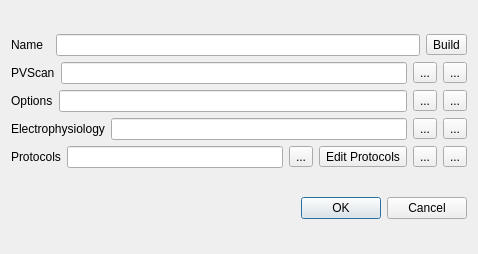
<?xml version="1.0" encoding="UTF-8"?>
<ui version="4.0">
 <class>Dialog</class>
 <widget class="QDialog" name="Dialog">
  <property name="geometry">
   <rect>
    <x>0</x>
    <y>0</y>
    <width>478</width>
    <height>254</height>
   </rect>
  </property>
  <property name="windowTitle">
   <string>Import PrairieView</string>
  </property>
  <layout class="QGridLayout" name="gridLayout_2">
   <item row="0" column="0">
    <layout class="QGridLayout" name="gridLayout">
     <item row="0" column="0">
      <layout class="QHBoxLayout" name="horizontalLayout">
       <item>
        <widget class="QLabel" name="label_5">
         <property name="text">
          <string>Name  </string>
         </property>
        </widget>
       </item>
       <item>
        <widget class="QLineEdit" name="dataNameLineEdit"/>
       </item>
       <item>
        <widget class="QToolButton" name="buildScandataToolButton">
         <property name="toolTip">
          <string>Build Scandata</string>
         </property>
         <property name="statusTip">
          <string>Build Scandata</string>
         </property>
         <property name="whatsThis">
          <string>Build Scandata</string>
         </property>
         <property name="text">
          <string>Build</string>
         </property>
         <property name="icon">
          <iconset theme="run-build">
           <normaloff>.</normaloff>.</iconset>
         </property>
        </widget>
       </item>
      </layout>
     </item>
     <item row="1" column="0">
      <layout class="QHBoxLayout" name="horizontalLayout_2">
       <item>
        <widget class="QLabel" name="label">
         <property name="text">
          <string>PVScan</string>
         </property>
        </widget>
       </item>
       <item>
        <widget class="QLineEdit" name="pvScanFileNameLineEdit">
         <property name="sizePolicy">
          <sizepolicy hsizetype="Expanding" vsizetype="Fixed">
           <horstretch>1</horstretch>
           <verstretch>0</verstretch>
          </sizepolicy>
         </property>
         <property name="toolTip">
          <string>PV Scan XML file name</string>
         </property>
         <property name="statusTip">
          <string>PV Scan XML file name</string>
         </property>
         <property name="whatsThis">
          <string>&lt;html&gt;&lt;head/&gt;&lt;body&gt;&lt;p&gt;XML file output by PrairieView, which contains PVScan information&lt;/p&gt;&lt;/body&gt;&lt;/html&gt;</string>
         </property>
         <property name="clearButtonEnabled">
          <bool>true</bool>
         </property>
        </widget>
       </item>
       <item>
        <widget class="QToolButton" name="pvScanFileChooserToolButton">
         <property name="toolTip">
          <string>Open PrairieView Scan file</string>
         </property>
         <property name="statusTip">
          <string>Open PrairieView Scan file</string>
         </property>
         <property name="whatsThis">
          <string>Open PrairieView Scan file</string>
         </property>
         <property name="text">
          <string>...</string>
         </property>
         <property name="icon">
          <iconset theme="document-open">
           <normaloff>.</normaloff>.</iconset>
         </property>
        </widget>
       </item>
       <item>
        <widget class="QToolButton" name="pvScanImportFromWorkspaceToolButton">
         <property name="toolTip">
          <string>Import PrairieView Scan object</string>
         </property>
         <property name="statusTip">
          <string>Import PrairieView Scan object</string>
         </property>
         <property name="whatsThis">
          <string>&lt;html&gt;&lt;head/&gt;&lt;body&gt;&lt;p align=&quot;justify&quot;&gt;Import PVScan object from  workspace, or create and import a PVScan  from an appropriate XML DOM document in the workspace,&lt;/p&gt;&lt;/body&gt;&lt;/html&gt;</string>
         </property>
         <property name="text">
          <string>...</string>
         </property>
         <property name="icon">
          <iconset theme="document-import">
           <normaloff>.</normaloff>.</iconset>
         </property>
        </widget>
       </item>
      </layout>
     </item>
     <item row="2" column="0">
      <layout class="QHBoxLayout" name="horizontalLayout_3">
       <item>
        <widget class="QLabel" name="label_2">
         <property name="text">
          <string>Options</string>
         </property>
        </widget>
       </item>
       <item>
        <widget class="QLineEdit" name="optionsFileNameLineEdit">
         <property name="sizePolicy">
          <sizepolicy hsizetype="Expanding" vsizetype="Fixed">
           <horstretch>1</horstretch>
           <verstretch>0</verstretch>
          </sizepolicy>
         </property>
         <property name="toolTip">
          <string>Options file name</string>
         </property>
         <property name="statusTip">
          <string>Options file name</string>
         </property>
         <property name="whatsThis">
          <string>&lt;html&gt;&lt;head/&gt;&lt;body&gt;&lt;p&gt;Pickle file with EPSCaT options&lt;/p&gt;&lt;/body&gt;&lt;/html&gt;</string>
         </property>
         <property name="clearButtonEnabled">
          <bool>true</bool>
         </property>
        </widget>
       </item>
       <item>
        <widget class="QToolButton" name="optionsFileChooserToolButton">
         <property name="toolTip">
          <string>Open options file</string>
         </property>
         <property name="statusTip">
          <string>Open options file</string>
         </property>
         <property name="whatsThis">
          <string>Open options file</string>
         </property>
         <property name="text">
          <string>...</string>
         </property>
         <property name="icon">
          <iconset theme="document-open">
           <normaloff>.</normaloff>.</iconset>
         </property>
        </widget>
       </item>
       <item>
        <widget class="QToolButton" name="optionsImportToolButton">
         <property name="toolTip">
          <string>Import options</string>
         </property>
         <property name="statusTip">
          <string>Import options</string>
         </property>
         <property name="whatsThis">
          <string>&lt;html&gt;&lt;head/&gt;&lt;body&gt;&lt;p&gt;Import EPSCaT Options from an object in the workspace, which  can be a dict, a DataBag, or another ScanData object.&lt;/p&gt;&lt;p&gt;&lt;br/&gt;&lt;/p&gt;&lt;/body&gt;&lt;/html&gt;</string>
         </property>
         <property name="text">
          <string>...</string>
         </property>
         <property name="icon">
          <iconset theme="document-import">
           <normaloff>.</normaloff>.</iconset>
         </property>
        </widget>
       </item>
      </layout>
     </item>
     <item row="3" column="0">
      <layout class="QHBoxLayout" name="horizontalLayout_4">
       <item>
        <widget class="QLabel" name="label_3">
         <property name="text">
          <string>Electrophysiology</string>
         </property>
         <property name="wordWrap">
          <bool>true</bool>
         </property>
        </widget>
       </item>
       <item>
        <widget class="QLineEdit" name="ephysFileNameLineEdit">
         <property name="sizePolicy">
          <sizepolicy hsizetype="Expanding" vsizetype="Fixed">
           <horstretch>1</horstretch>
           <verstretch>0</verstretch>
          </sizepolicy>
         </property>
         <property name="toolTip">
          <string>Electrophysiology file name(s) separated by OS-specific path separator (':' on Linux and MacOS, ';' on Windows)</string>
         </property>
         <property name="statusTip">
          <string>Electrophysiology file name(s) separated by OS-specific path separator (':' on Linux and MacOS, ';' on Windows)</string>
         </property>
         <property name="whatsThis">
          <string>&lt;html&gt;&lt;head/&gt;&lt;body&gt;&lt;p&gt;Names of electrophysiolopgy file(s). These can be axon binary files, or a pickle file with the electrophysiology data.&lt;/p&gt;&lt;p&gt;These MUST be separated by the OS-specific path separator, for example&lt;/p&gt;&lt;p&gt; &amp;quot;:&amp;quot; on POSIX OSes such as, Linux, MacOS X&lt;/p&gt;&lt;p&gt;&amp;quot;;&amp;quot; on Windows&lt;/p&gt;&lt;/body&gt;&lt;/html&gt;</string>
         </property>
        </widget>
       </item>
       <item>
        <widget class="QToolButton" name="ephysFileChooserToolButton">
         <property name="toolTip">
          <string>Open electrophysiology file(s)</string>
         </property>
         <property name="statusTip">
          <string>Open electrophysiology file(s)</string>
         </property>
         <property name="whatsThis">
          <string>Open electrophysiology file(s)</string>
         </property>
         <property name="text">
          <string>...</string>
         </property>
         <property name="icon">
          <iconset theme="document-open">
           <normaloff>.</normaloff>.</iconset>
         </property>
        </widget>
       </item>
       <item>
        <widget class="QToolButton" name="ephysImportFromWorkspaceToolButon">
         <property name="toolTip">
          <string>Import electrophysiology</string>
         </property>
         <property name="statusTip">
          <string>Import electrophysiology</string>
         </property>
         <property name="whatsThis">
          <string>&lt;html&gt;&lt;head/&gt;&lt;body&gt;&lt;p&gt;Import electrophysiology from an workspace object: a neo.Block or ScanData.&lt;/p&gt;&lt;/body&gt;&lt;/html&gt;</string>
         </property>
         <property name="text">
          <string>...</string>
         </property>
         <property name="icon">
          <iconset theme="document-import">
           <normaloff>.</normaloff>.</iconset>
         </property>
        </widget>
       </item>
      </layout>
     </item>
     <item row="4" column="0">
      <layout class="QHBoxLayout" name="horizontalLayout_5">
       <item>
        <widget class="QLabel" name="label_4">
         <property name="text">
          <string>Protocols</string>
         </property>
        </widget>
       </item>
       <item>
        <widget class="QLineEdit" name="triggerProtocolFileNameLineEdit">
         <property name="sizePolicy">
          <sizepolicy hsizetype="Expanding" vsizetype="Fixed">
           <horstretch>1</horstretch>
           <verstretch>0</verstretch>
          </sizepolicy>
         </property>
         <property name="toolTip">
          <string>Trigger protocols file name</string>
         </property>
         <property name="statusTip">
          <string>Trigger protocols file name</string>
         </property>
         <property name="whatsThis">
          <string>&lt;html&gt;&lt;head/&gt;&lt;body&gt;&lt;p&gt;Pickle file containing trigger protocols.&lt;/p&gt;&lt;/body&gt;&lt;/html&gt;</string>
         </property>
        </widget>
       </item>
       <item>
        <widget class="QToolButton" name="detectTriggersToolButton">
         <property name="toolTip">
          <string>Detect triggers from electrophysiology</string>
         </property>
         <property name="statusTip">
          <string>Detect triggers from electrophysiology</string>
         </property>
         <property name="whatsThis">
          <string>Detect triggers from electrophysiology</string>
         </property>
         <property name="text">
          <string>...</string>
         </property>
         <property name="icon">
          <iconset theme="tools-wizard">
           <normaloff>.</normaloff>.</iconset>
         </property>
        </widget>
       </item>
       <item>
        <widget class="QToolButton" name="editTriggerProtocolsToolButton">
         <property name="toolTip">
          <string>Edit trigger protocols</string>
         </property>
         <property name="statusTip">
          <string>Edit trigger protocols</string>
         </property>
         <property name="whatsThis">
          <string>Edit trigger protocols</string>
         </property>
         <property name="text">
          <string>Edit Protocols</string>
         </property>
         <property name="icon">
          <iconset theme="document-edit"/>
         </property>
        </widget>
       </item>
       <item>
        <widget class="QToolButton" name="triggerProtocolFileChooserToolButton">
         <property name="toolTip">
          <string>Open protocol file</string>
         </property>
         <property name="statusTip">
          <string>Open protocol file</string>
         </property>
         <property name="whatsThis">
          <string>Open protocol file</string>
         </property>
         <property name="text">
          <string>...</string>
         </property>
         <property name="icon">
          <iconset theme="document-open">
           <normaloff>.</normaloff>.</iconset>
         </property>
        </widget>
       </item>
       <item>
        <widget class="QToolButton" name="protocolsImportToolButton">
         <property name="toolTip">
          <string>Import trigger protocols</string>
         </property>
         <property name="statusTip">
          <string>Import trigger protocols</string>
         </property>
         <property name="whatsThis">
          <string>&lt;html&gt;&lt;head/&gt;&lt;body&gt;&lt;p&gt;Import trigger protocols from a workspace object: a TriggerProtocol, a neo.Block, or ScanData.&lt;/p&gt;&lt;/body&gt;&lt;/html&gt;</string>
         </property>
         <property name="text">
          <string>...</string>
         </property>
         <property name="icon">
          <iconset theme="document-import">
           <normaloff>.</normaloff>.</iconset>
         </property>
        </widget>
       </item>
      </layout>
     </item>
    </layout>
   </item>
   <item row="1" column="0">
    <widget class="QDialogButtonBox" name="buttonBox">
     <property name="orientation">
      <enum>Qt::Horizontal</enum>
     </property>
     <property name="standardButtons">
      <set>QDialogButtonBox::Cancel|QDialogButtonBox::Ok</set>
     </property>
    </widget>
   </item>
  </layout>
 </widget>
 <resources>
  <include location="../gui/resources/resources.qrc"/>
 </resources>
 <connections>
  <connection>
   <sender>buttonBox</sender>
   <signal>accepted()</signal>
   <receiver>Dialog</receiver>
   <slot>accept()</slot>
   <hints>
    <hint type="sourcelabel">
     <x>248</x>
     <y>254</y>
    </hint>
    <hint type="destinationlabel">
     <x>157</x>
     <y>274</y>
    </hint>
   </hints>
  </connection>
  <connection>
   <sender>buttonBox</sender>
   <signal>rejected()</signal>
   <receiver>Dialog</receiver>
   <slot>reject()</slot>
   <hints>
    <hint type="sourcelabel">
     <x>316</x>
     <y>260</y>
    </hint>
    <hint type="destinationlabel">
     <x>286</x>
     <y>274</y>
    </hint>
   </hints>
  </connection>
 </connections>
</ui>
